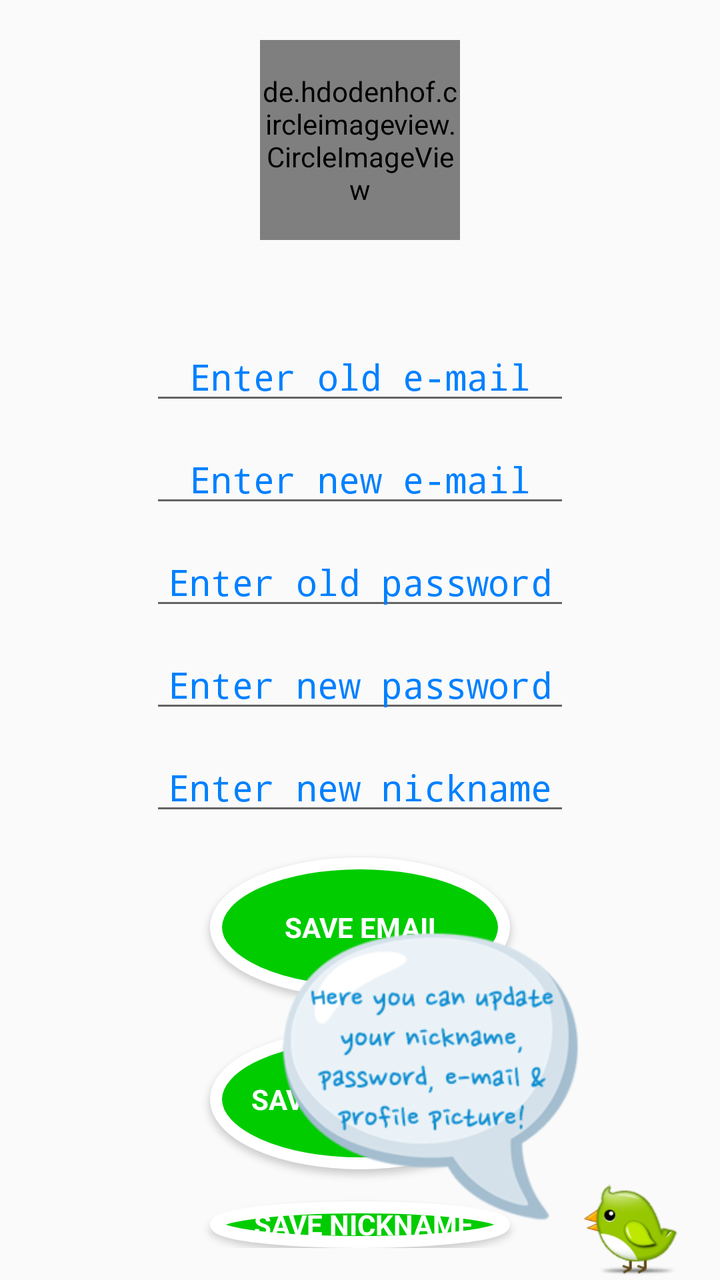
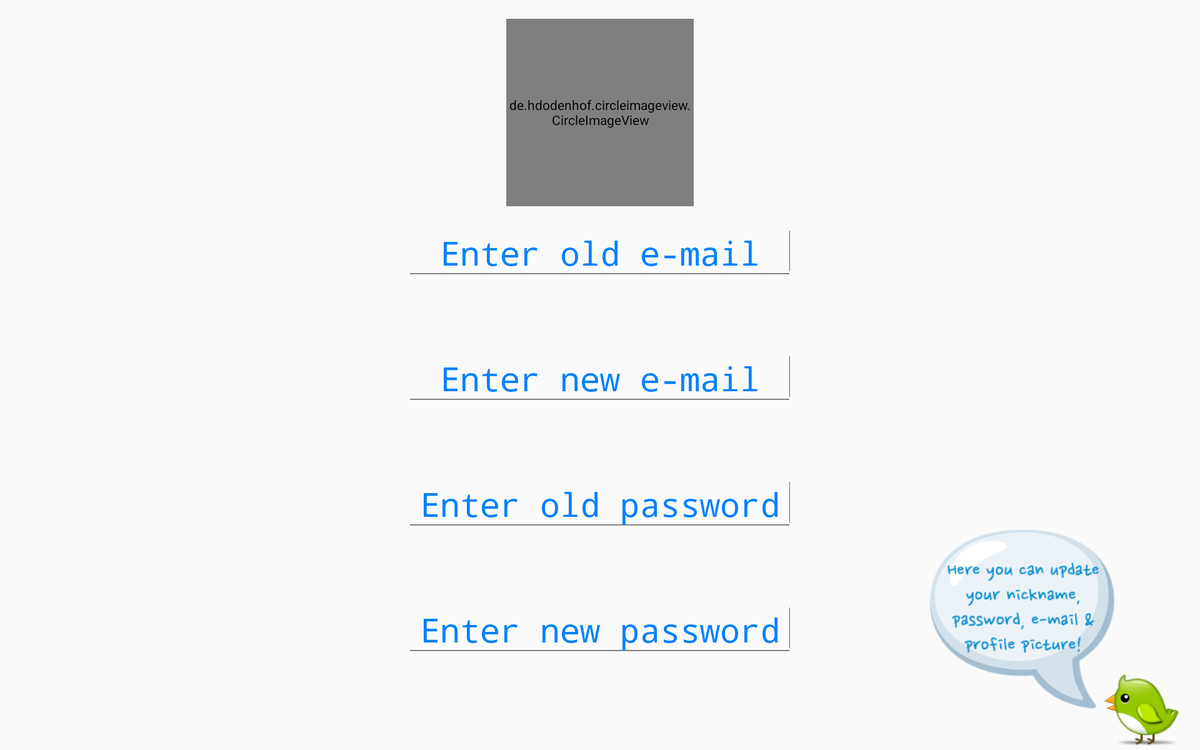

An Android layout and its configuration variant, each rendered on a device that would load it. The default file and the variant file are quoted in full after the pictures.
<!-- AndroidManifest.xml: application theme AppTheme -->
<!-- res/layout/activity_edit_user.xml -->
<?xml version="1.0" encoding="utf-8"?>
<RelativeLayout xmlns:android="http://schemas.android.com/apk/res/android"
    xmlns:app="http://schemas.android.com/apk/res-auto"
    xmlns:tools="http://schemas.android.com/tools"
    android:layout_width="match_parent"
    android:layout_height="match_parent"
    android:fitsSystemWindows="true"
    tools:context=".EditUser"
    android:background="@drawable/background">


    <de.hdodenhof.circleimageview.CircleImageView
        xmlns:app="http://schemas.android.com/apk/res-auto"
        android:id="@+id/profile_image"
        android:layout_width="100dp"
        android:layout_height="100dp"
        app:civ_border_width="6dp"
        app:civ_border_color="#FFFFFF"
        android:layout_alignParentTop="true"
        android:layout_marginTop="20dp"
        android:layout_centerHorizontal="true" />

    <ImageView
        android:id="@+id/home_button"
        android:layout_width="50dp"
        android:layout_height="50dp"
        android:src="@drawable/home"
        android:layout_alignParentTop="true"
        android:layout_marginTop="20dp"
        android:layout_marginLeft="20dp"/>


    <ImageView
        android:id="@+id/tapetaplogo"
        android:layout_width="150dp"
        android:layout_height="150dp"
        android:layout_centerHorizontal="true" />



    <ImageView
        android:layout_width="130dp"
        android:layout_height="130dp"
        android:id="@+id/picView"
        android:layout_centerHorizontal="true"
        tools:layout_editor_absoluteY="8dp"
        tools:layout_editor_absoluteX="8dp"
        android:scaleType="centerInside" />

    <LinearLayout
        android:id="@+id/linear"
        android:layout_width="match_parent"
        android:layout_height="wrap_content"
        android:orientation="vertical"
        android:layout_centerHorizontal="true"
        android:layout_below="@+id/tapetaplogo"
        android:paddingBottom="@dimen/activity_vertical_margin"
        android:paddingLeft="@dimen/activity_horizontal_margin"
        android:paddingRight="@dimen/activity_horizontal_margin"
        android:paddingTop="@dimen/activity_vertical_margin"
        app:layout_behavior="@string/appbar_scrolling_view_behavior">

        <EditText
            android:id="@+id/old_email"
            android:layout_gravity="center_horizontal"
            android:layout_width="wrap_content"
            android:layout_height="wrap_content"
            android:layout_marginTop="0dp"
            android:ems="10"
            android:hint="Enter old e-mail"
            android:inputType="textEmailAddress"
            android:maxLines="1"
            android:textAlignment="center"
            android:typeface="monospace"
            android:singleLine="true"
            />


        <EditText
            android:id="@+id/new_email"
            android:layout_gravity="center_horizontal"
            android:layout_width="wrap_content"
            android:layout_height="wrap_content"
            android:layout_marginTop="10dp"
            android:ems="10"
            android:hint="Enter new e-mail"
            android:inputType="textEmailAddress"
            android:maxLines="1"
            android:textAlignment="center"
            android:typeface="monospace"
            android:singleLine="true"
            />


        <EditText
            android:id="@+id/password"
            android:layout_gravity="center_horizontal"
            android:layout_width="wrap_content"
            android:layout_height="wrap_content"
            android:layout_marginTop="10dp"
            android:ems="10"
            android:hint="Enter old password"
            android:focusableInTouchMode="true"
            android:imeActionId="@+id/login"
            android:imeOptions="actionUnspecified"
            android:inputType="textPassword"
            android:maxLines="1"
            android:singleLine="true"
            android:textAlignment="center"
            android:typeface="monospace"
            />

        <EditText
            android:id="@+id/newPassword"
            android:layout_gravity="center_horizontal"
            android:layout_width="wrap_content"
            android:layout_height="wrap_content"
            android:layout_marginTop="10dp"
            android:ems="10"
            android:hint="Enter new password"
            android:focusableInTouchMode="true"
            android:imeActionId="@+id/login"
            android:imeOptions="actionUnspecified"
            android:inputType="textPassword"
            android:maxLines="1"
            android:singleLine="true"
            android:textAlignment="center"
            android:typeface="monospace"
            />

        <EditText
            android:id="@+id/newNickname"
            android:layout_gravity="center_horizontal"
            android:layout_width="wrap_content"
            android:layout_height="wrap_content"
            android:layout_marginTop="10dp"
            android:ems="10"
            android:hint="Enter new nickname"
            android:focusableInTouchMode="true"
            android:imeActionId="@+id/login"
            android:imeOptions="actionUnspecified"
            android:inputType="textPersonName"
            android:maxLines="1"
            android:singleLine="true"
            android:textAlignment="center"
            android:typeface="monospace"
            />

        <Button
            android:id="@+id/changeEmail"
            android:layout_gravity="center_horizontal"
            style="?android:textAppearanceSmall"
            android:layout_width="wrap_content"
            android:layout_height="wrap_content"
            android:background="@drawable/green_but"
            android:textColor="#FFFFFF"
            android:textStyle="bold"
            android:layout_marginTop="16dp"
            android:text="    SAVE EMAIL   "/>

        <Button
            android:id="@+id/changePass"
            android:layout_gravity="center_horizontal"
            style="?android:textAppearanceSmall"
            android:layout_width="wrap_content"
            android:layout_height="wrap_content"
            android:background="@drawable/green_but"
            android:textColor="#FFFFFF"
            android:textStyle="bold"
            android:layout_marginTop="16dp"
            android:text="    SAVE PASSWORD   "/>

        <Button
            android:id="@+id/changeNick"
            android:layout_gravity="center_horizontal"
            style="?android:textAppearanceSmall"
            android:layout_width="wrap_content"
            android:layout_height="wrap_content"
            android:background="@drawable/green_but"
            android:textColor="#FFFFFF"
            android:textStyle="bold"
            android:layout_marginTop="16dp"
            android:text="    SAVE NICKNAME   "/>

        <Button
            android:id="@+id/uploadPic"
            android:layout_gravity="center_horizontal"
            style="?android:textAppearanceSmall"
            android:layout_width="wrap_content"
            android:layout_height="wrap_content"
            android:background="@drawable/green_but"
            android:textColor="#FFFFFF"
            android:textStyle="bold"
            android:layout_marginTop="30dp"
            android:onClick="onClickUploadProfilePic"
            android:text="    SAVE PROFILE PIC   "/>



        <Button
            android:id="@+id/change_email_button"
            android:layout_gravity="center_horizontal"
            style="?android:textAppearanceSmall"
            android:layout_width="wrap_content"
            android:layout_height="wrap_content"
            android:background="@drawable/blue_big_but"
            android:textColor="#FFFFFF"
            android:textStyle="bold"
            android:layout_marginTop="16dp"
            android:text="    CHANGE E-MAIL   "/>
        <Button
            android:id="@+id/change_password_button"
            android:layout_gravity="center_horizontal"
            style="?android:textAppearanceSmall"
            android:layout_width="wrap_content"
            android:layout_height="wrap_content"
            android:background="@drawable/blue_big_but"
            android:textColor="#FFFFFF"
            android:textStyle="bold"
            android:layout_marginTop="16dp"
            android:text="    CHANGE PASSWORD   "/>

        <Button
            android:id="@+id/change_nickname_button"
            android:layout_gravity="center_horizontal"
            style="?android:textAppearanceSmall"
            android:layout_width="wrap_content"
            android:layout_height="wrap_content"
            android:background="@drawable/blue_big_but"
            android:textColor="#FFFFFF"
            android:textStyle="bold"
            android:layout_marginTop="16dp"
            android:text=" CHANGE NICKNAME "/>

        <Button
            android:id="@+id/addProfilePic"
            android:layout_gravity="center_horizontal"
            style="?android:textAppearanceSmall"
            android:layout_width="wrap_content"
            android:layout_height="wrap_content"
            android:background="@drawable/blue_big_but"
            android:textColor="#FFFFFF"
            android:textStyle="bold"
            android:layout_marginTop="16dp"
            android:onClick="onClickProfileImage"
            android:text="    CHANGE PROFILE PICTURE   "/>


    </LinearLayout>
    <ImageView
        android:layout_width="150dp"
        android:layout_height="150dp"
        android:layout_alignParentRight="true"
        android:layout_marginRight="70dp"
        android:src="@drawable/edituser_info"
        android:layout_alignParentBottom="true"
        android:layout_marginBottom="25dp"
        android:id="@+id/prat" />

    <ImageView
        android:layout_width="50dp"
        android:layout_height="50dp"
        android:layout_marginRight="20dp"
        android:layout_alignParentBottom="true"
        android:layout_alignParentRight="true"
        android:src="@drawable/bird"
        android:id="@+id/greenbird"
        android:clickable="true"
        android:onClick="hideShowBubble"/>

</RelativeLayout>
<!-- resources referenced by this layout -->
<resources>
  <dimen name="activity_horizontal_margin">16dp</dimen>
  <dimen name="activity_vertical_margin">16dp</dimen>
  <!-- drawable bird: png bitmap (drawable, 4269 bytes) -->
  <!-- drawable blue_big_but (drawable) -->
  <?xml version="1.0" encoding="utf-8"?>
  <selector xmlns:android="http://schemas.android.com/apk/res/android">
      <item>
          <shape xmlns:android="http://schemas.android.com/apk/res/android"
              android:shape="rectangle">
              <solid android:color="#0080ff" />
              <stroke  android:width="6dip" android:color="#FFFFFF"/>
              <size android:height="60dp"
                  android:width="300dp"/>
              <corners
                  android:bottomLeftRadius="6dp"
                  android:bottomRightRadius="6dp"
                  android:topLeftRadius="6dp"
                  android:topRightRadius="6dp" />
          </shape>
      </item>
  </selector>
  <!-- drawable edituser_info: png bitmap (drawable, 43604 bytes) -->
  <!-- drawable green_but (drawable) -->
  <?xml version="1.0" encoding="utf-8"?>
  <selector xmlns:android="http://schemas.android.com/apk/res/android">
      <item>
          <shape xmlns:android="http://schemas.android.com/apk/res/android"
              android:shape="oval">
              <solid android:color="#00cc00" />
              <stroke  android:width="6dip" android:color="#FFFFFF"/>
              <size android:height="70dp"
                  android:width="150dp"/>
          </shape>
      </item>
  </selector>
  <style name="AppTheme" parent="Theme.AppCompat.Light.DarkActionBar">
          
          <item name="colorPrimary">@color/colorPrimary</item>
          <item name="colorPrimaryDark">@color/colorPrimaryDark</item>
          <item name="colorAccent">#FFFFFF</item>
          <item name="android:textColorHint">#0080ff</item>
      </style>
  <color name="colorPrimary">#CCE5FF</color>
  <color name="colorPrimaryDark">#303F9F</color>
</resources>
<!-- res/layout-xlarge/activity_edit_user.xml (the author's variant of the layout above) -->
<!-- drawn on a large tablet held sideways -->
<?xml version="1.0" encoding="utf-8"?>
<RelativeLayout xmlns:android="http://schemas.android.com/apk/res/android"
    xmlns:app="http://schemas.android.com/apk/res-auto"
    xmlns:tools="http://schemas.android.com/tools"
    android:layout_width="match_parent"
    android:layout_height="match_parent"
    android:fitsSystemWindows="true"
    tools:context=".EditUser"
    android:background="@drawable/background">


    <de.hdodenhof.circleimageview.CircleImageView
        xmlns:app="http://schemas.android.com/apk/res-auto"
        android:id="@+id/profile_image"
        android:layout_width="200dp"
        android:layout_height="200dp"
        app:civ_border_width="10dp"
        app:civ_border_color="#FFFFFF"
        android:layout_alignParentTop="true"
        android:layout_marginTop="20dp"
        android:layout_centerHorizontal="true" />

    <ImageView
        android:id="@+id/home_button"
        android:layout_width="90dp"
        android:layout_height="90dp"
        android:src="@drawable/home"
        android:layout_alignParentTop="true"
        android:layout_marginTop="5dp"
        android:layout_marginLeft="10dp"/>


    <ImageView
        android:id="@+id/tapetaplogo"
        android:layout_width="150dp"
        android:layout_height="150dp"
        android:layout_centerHorizontal="true" />


    <ImageView
        android:layout_width="150dp"
        android:layout_height="150dp"
        android:id="@+id/picView"
        android:layout_centerHorizontal="true"
        tools:layout_editor_absoluteY="8dp"
        tools:layout_editor_absoluteX="8dp"
        android:scaleType="centerInside" />

    <LinearLayout
        android:id="@+id/linear"
        android:layout_width="match_parent"
        android:layout_height="wrap_content"
        android:orientation="vertical"
        android:layout_centerHorizontal="true"
        android:layout_below="@+id/tapetaplogo"
        android:paddingBottom="@dimen/activity_vertical_margin"
        android:paddingLeft="@dimen/activity_horizontal_margin"
        android:paddingRight="@dimen/activity_horizontal_margin"
        android:paddingTop="@dimen/activity_vertical_margin"
        app:layout_behavior="@string/appbar_scrolling_view_behavior">

        <EditText
            android:id="@+id/old_email"
            android:layout_gravity="center_horizontal"
            android:layout_width="wrap_content"
            android:layout_height="wrap_content"
            android:layout_marginTop="70dp"
            android:layout_below="@id/profile_image"
            android:ems="10"
            android:hint="Enter old e-mail"
            android:textSize="35dp"
            android:inputType="textEmailAddress"
            android:maxLines="1"
            android:textAlignment="center"
            android:typeface="monospace"
            android:singleLine="true"
            />


        <EditText
            android:id="@+id/new_email"
            android:layout_gravity="center_horizontal"
            android:layout_width="wrap_content"
            android:layout_height="wrap_content"
            android:layout_marginTop="70dp"
            android:layout_below="@id/profile_image"
            android:ems="10"
            android:hint="Enter new e-mail"
            android:textSize="35dp"
            android:inputType="textEmailAddress"
            android:maxLines="1"
            android:textAlignment="center"
            android:typeface="monospace"
            android:singleLine="true"
            />


        <EditText
            android:id="@+id/password"
            android:layout_gravity="center_horizontal"
            android:layout_width="wrap_content"
            android:layout_height="wrap_content"
            android:layout_marginTop="70dp"
            android:layout_below="@id/profile_image"
            android:ems="10"
            android:hint="Enter old password"
            android:textSize="35dp"
            android:focusableInTouchMode="true"
            android:imeActionId="@+id/login"
            android:imeOptions="actionUnspecified"
            android:inputType="textPassword"
            android:maxLines="1"
            android:singleLine="true"
            android:textAlignment="center"
            android:typeface="monospace"
            />

        <EditText
            android:id="@+id/newPassword"
            android:layout_gravity="center_horizontal"
            android:layout_width="wrap_content"
            android:layout_height="wrap_content"
            android:layout_marginTop="70dp"
            android:layout_below="@id/profile_image"
            android:ems="10"
            android:hint="Enter new password"
            android:textSize="35dp"
            android:focusableInTouchMode="true"
            android:imeActionId="@+id/login"
            android:imeOptions="actionUnspecified"
            android:inputType="textPassword"
            android:maxLines="1"
            android:singleLine="true"
            android:textAlignment="center"
            android:typeface="monospace"
            />

        <EditText
            android:id="@+id/newNickname"
            android:layout_gravity="center_horizontal"
            android:layout_width="wrap_content"
            android:layout_height="wrap_content"
            android:layout_marginTop="70dp"
            android:layout_below="@id/profile_image"
            android:ems="10"
            android:hint="Enter new nickname"
            android:textSize="35dp"
            android:focusableInTouchMode="true"
            android:imeActionId="@+id/login"
            android:imeOptions="actionUnspecified"
            android:inputType="textPersonName"
            android:maxLines="1"
            android:singleLine="true"
            android:textAlignment="center"
            android:typeface="monospace"
            />

        <Button
            android:id="@+id/changeEmail"
            android:layout_gravity="center_horizontal"
            style="?android:textAppearanceSmall"
            android:layout_width="200dp"
            android:layout_height="100dp"
            android:textSize="20dp"
            android:background="@drawable/green_but"
            android:textColor="#FFFFFF"
            android:textStyle="bold"
            android:layout_marginTop="16dp"
            android:text="    SAVE EMAIL   "/>

        <Button
            android:id="@+id/changePass"
            android:layout_gravity="center_horizontal"
            style="?android:textAppearanceSmall"
            android:layout_width="200dp"
            android:layout_height="100dp"
            android:background="@drawable/green_but"
            android:textColor="#FFFFFF"
            android:textStyle="bold"
            android:textSize="20dp"
            android:layout_marginTop="16dp"
            android:text="    SAVE PASSWORD   "/>

        <Button
            android:id="@+id/changeNick"
            android:layout_gravity="center_horizontal"
            style="?android:textAppearanceSmall"
            android:layout_width="200dp"
            android:layout_height="100dp"
            android:background="@drawable/green_but"
            android:textColor="#FFFFFF"
            android:textStyle="bold"
            android:textSize="20dp"
            android:layout_marginTop="16dp"
            android:text="    SAVE NICKNAME   "/>

        <Button
            android:id="@+id/uploadPic"
            android:layout_gravity="center_horizontal"
            style="?android:textAppearanceSmall"
            android:layout_width="200dp"
            android:layout_height="100dp"
            android:background="@drawable/green_but"
            android:textColor="#FFFFFF"
            android:textStyle="bold"
            android:textSize="20dp"
            android:layout_marginTop="30dp"
            android:onClick="onClickUploadProfilePic"
            android:text="    SAVE PROFILE PIC   "/>



        <Button
            android:id="@+id/change_email_button"
            android:layout_gravity="center_horizontal"
            style="?android:textAppearanceSmall"
            android:layout_width="400dp"
            android:layout_height="100dp"
            android:background="@drawable/blue_big_but"
            android:layout_below="@+id/profile_image"
            android:textColor="#FFFFFF"
            android:textStyle="bold"
            android:layout_marginTop="300dp"
            android:textSize="30dp"
            android:text="    CHANGE E-MAIL   "/>
        <Button
            android:id="@+id/change_password_button"
            android:layout_gravity="center_horizontal"
            style="?android:textAppearanceSmall"
            android:layout_width="400dp"
            android:layout_height="100dp"
            android:background="@drawable/blue_big_but"
            android:textColor="#FFFFFF"
            android:textStyle="bold"
            android:textSize="30dp"
            android:layout_marginTop="25dp"
            android:text="    CHANGE PASSWORD   "/>

        <Button
            android:id="@+id/change_nickname_button"
            android:layout_gravity="center_horizontal"
            style="?android:textAppearanceSmall"
            android:layout_width="400dp"
            android:layout_height="100dp"
            android:background="@drawable/blue_big_but"
            android:textColor="#FFFFFF"
            android:textStyle="bold"
            android:textSize="30dp"
            android:layout_marginTop="25dp"
            android:text=" CHANGE NICKNAME "/>

        <Button
            android:id="@+id/addProfilePic"
            android:layout_gravity="center_horizontal"
            style="?android:textAppearanceSmall"
            android:layout_width="400dp"
            android:layout_height="100dp"
            android:background="@drawable/blue_big_but"
            android:textColor="#FFFFFF"
            android:textStyle="bold"
            android:layout_marginTop="25dp"
            android:textSize="30dp"
            android:onClick="onClickProfileImage"
            android:text="    CHANGE PROFILE PICTURE   "/>


    </LinearLayout>
    <ImageView
        android:layout_width="200dp"
        android:layout_height="200dp"
        android:layout_alignParentRight="true"
        android:layout_marginRight="90dp"
        android:src="@drawable/edituser_info"
        android:layout_alignParentBottom="true"
        android:layout_marginBottom="37dp"
        android:id="@+id/prat" />

    <ImageView
        android:layout_width="85dp"
        android:layout_height="85dp"
        android:layout_marginRight="20dp"
        android:layout_alignParentBottom="true"
        android:layout_alignParentRight="true"
        android:src="@drawable/bird"
        android:id="@+id/greenbird"
        android:clickable="true"
        android:onClick="hideShowBubble"/>

</RelativeLayout>
